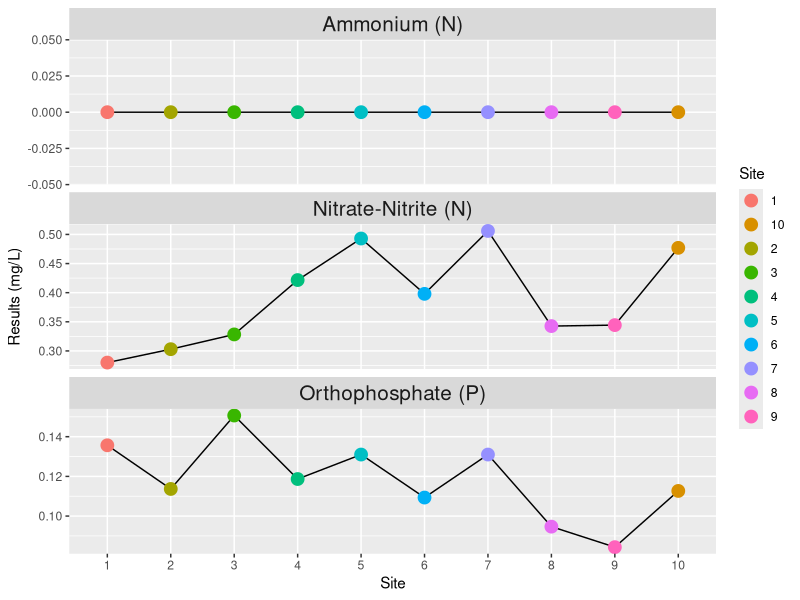
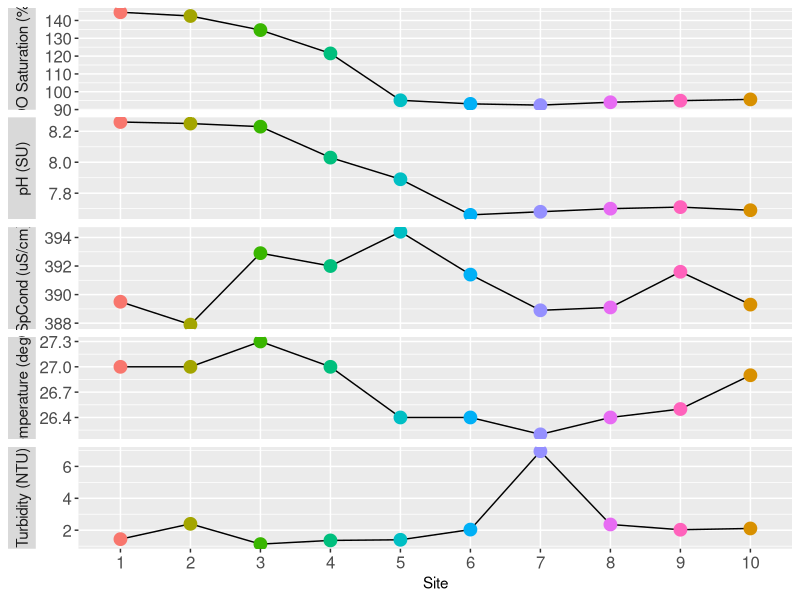

The R source for these figures, in order:
##Data run for SFS conference on 5/19/2019

##Parameter List with Units
#DO - dissolved oxygen (mg/L)
#DO_Sat - dissolved oxygen saturation (%)
#Temp - water temperature (deg C)
#SpCond - specific conductivity (uS/cm)
#pH - pH (SU)
#Turb - turbidity (NTU)

####NOx, O_P, NH4 all filtered samples###

#NOx - Nitrate(NO3)-Nitrite(NO2)-N (mg/L)
#OP - orthophosphate(P) (mg/L)
#NH4 - ammonia(N) (mg/L)

####Sample Replications (col = Rep) 
#a = 1; b = 2; c = 3; d = not a rep just a reading

########################Call in and format data########################################

#call in packages

library(tidyverse)
library(lubridate)
library(RColorBrewer)

#set working directory

setwd('C:/Users/etaylor21/Documents/gnv_streams/Stream Survey - Summer 2019')

#call in data file

data_nut = read_csv('TUM_nutrientdata_20190624.csv', col_types = cols(
  Site = col_character(),
  REP = col_character(),
  Date = col_date(format = "%m/%d/%Y"),
  Analyte = col_character(),
  Result = col_double()))#nutrient data; fixed date format for date column


data_fp = read_csv('TUM_fpdata_20190624.csv', col_types = cols(
  Site = col_character(),
  Date = col_date(format = "%m/%d/%Y"),
  Analyte = col_character(),
  Result = col_double()))#field parameter data


#change date to show only as month; will need to change as POR spans > than 1 year

#lubridate::floor_date(data_nut$Date, unit = 'month')
#lubridate::floor_date(data_fp$Date, unit = 'month')

#####Nutrient Time-Series (nts)#####

nd2 = data_nut %>% 
  group_by(Date, Site, Analyte) %>%
  summarise(mean = mean(Result))


windows()
nut_ts = ggplot(nd2, aes(x = Site, y = mean, group = 1))

nut_ts + geom_line() + ylab('Results (mg/L)') +
  geom_point(size = 4, aes(x=Site, color = Site)) +
  facet_wrap( . ~ Analyte , scales = 'free_y', nrow = 3, 
              labeller = as_labeller(c(NH4 = "Ammonium (N)", 
                                       NOx = "Nitrate-Nitrite (N)", 
                                       OP = 'Orthophosphate (P)'))) + 
  theme(strip.text = element_text(size = 15)) + 
  scale_x_discrete(limits = c('1', '2', '3', '4', '5', '6', '7', '8', '9', '10'))


#####Field Parameter Time Series####

windows()

fp2 = data_fp %>% 
  filter(Analyte == 'DO_Sat' | Analyte == 'pH' | Analyte == 'SpCond' | Analyte == 'Temp' | Analyte == 'Turb')

#fp2

field_param_ts = ggplot(fp2, aes(x = Site, y = Result, group = 1))

field_param_ts + geom_line() + ylab(NULL) + 
  geom_point(size = 4, aes(x=Site, color = Site)) + 
    facet_wrap( . ~ Analyte , scales = 'free_y', nrow = 5, 
              strip.position = 'left',
              labeller = as_labeller(c(DO_Sat = "DO Saturation (%)", 
                                       pH = 'pH (SU)', 
                                       SpCond = 'SpCond (uS/cm)', 
                                       Temp = 'Temperature (degC)', 
                                       Turb = 'Turbidity (NTU)' ))) + 
  theme(strip.placement = 'outside', strip.text = element_text(size = 11), 
        axis.text = element_text(size = rel(1.1)), 
        axis.title.x = element_text(),
        legend.position = 'none') +
  scale_x_discrete(limits = c('1', '2', '3', '4', '5', '6', '7', '8', '9', '10'))


